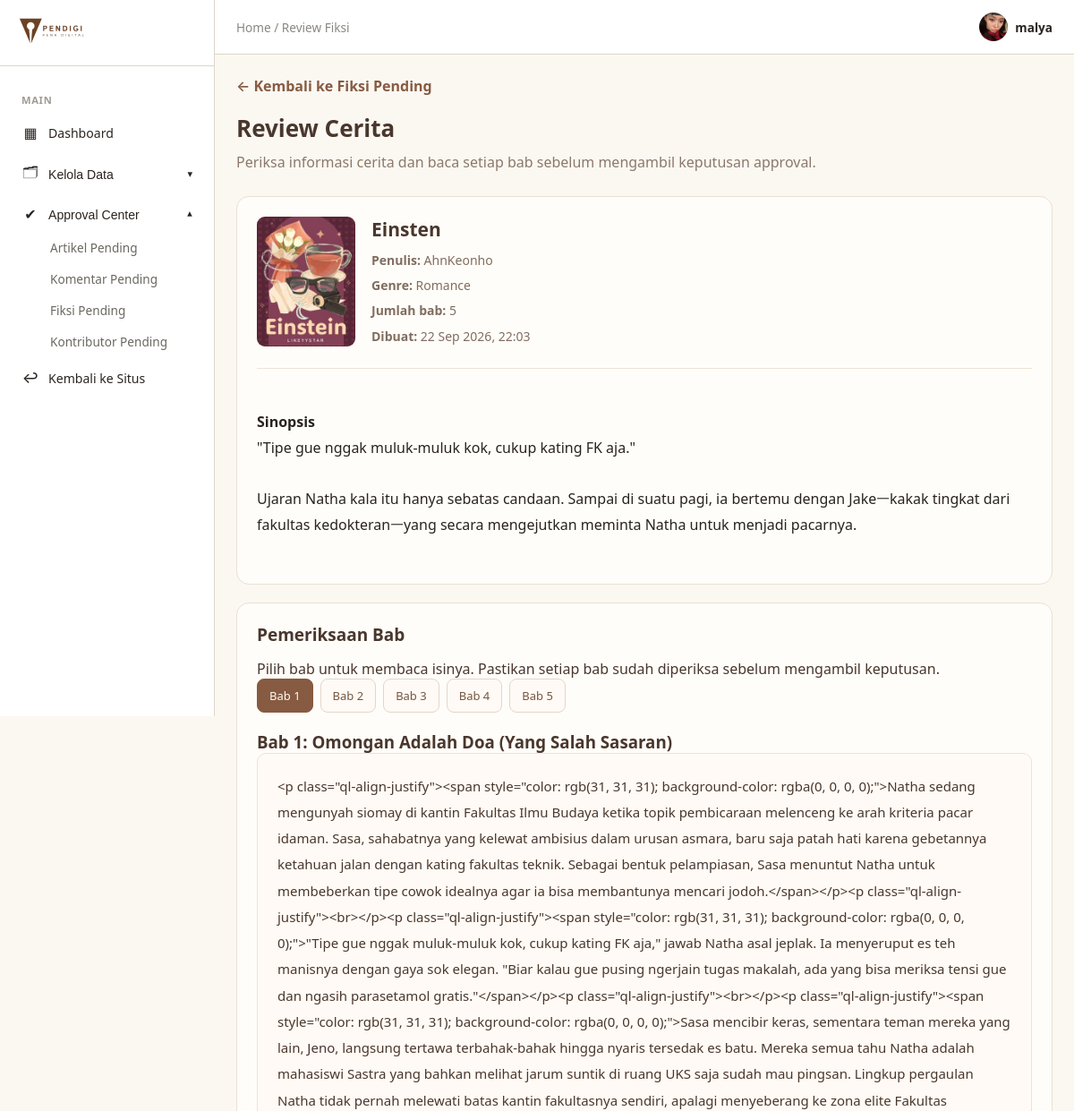
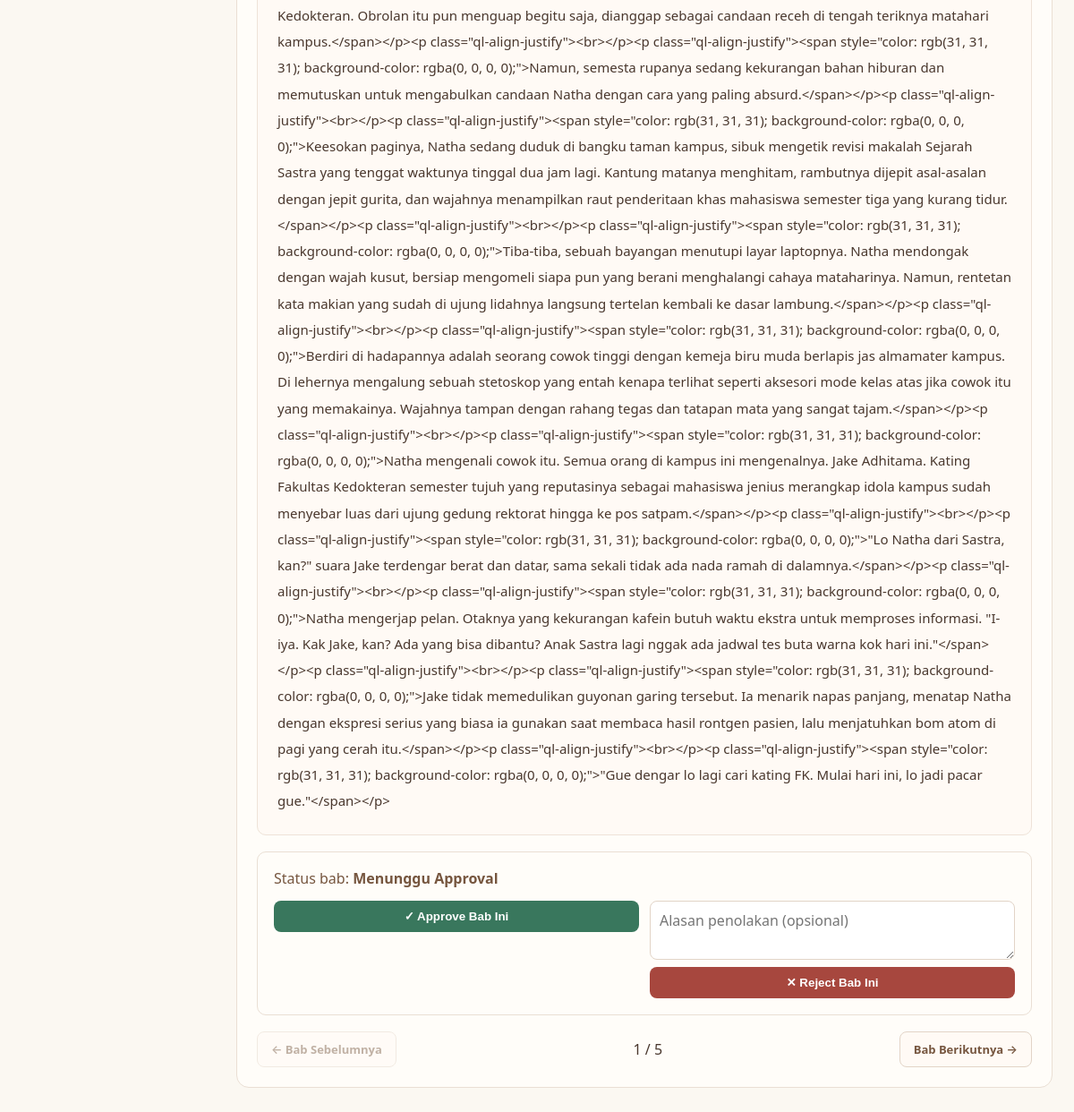
/fiksi/kelola/7/review/ (signed in), run on the app's committed database (2 pictures, top to bottom).
### accounts/models.py (models this page shows, shortened)
class Users(AbstractUser):
    role = models.CharField(
        max_length=20,
        choices=Role.choices,
        default=Role.PEMBACA
    )
    status_kontributor = models.CharField(
        max_length=20,
        choices=StatusKontributor.choices,
        default=StatusKontributor.NONE
    )
    profile_picture = models.ImageField(upload_to='profile_pictures/', null=True, blank=True)
    bio = models.CharField(max_length=150, blank=True)
    banner_picture = models.ImageField(
        upload_to='profile_banners/',
        blank=True,
        null=True,
    )

### fiction/models.py (models this page shows, shortened)
class Stories(models.Model):
    author = models.ForeignKey(
        Users, on_delete=models.CASCADE,
        limit_choices_to={'status_kontributor': StatusKontributor.APPROVED},
        related_name='stories'
    )
    title = models.CharField(max_length=150)
    cover = models.ImageField(upload_to='stories/covers/', null=True, blank=True)
    description = models.TextField()
    genre = models.CharField(max_length=20, choices=GenreFiksi.choices)
    tags = models.CharField(max_length=200, blank=True, help_text="Pisahkan tag dengan spasi")
    target_pembaca = models.CharField(max_length=20, choices=TargetPembaca.choices, default=TargetPembaca.UMUM)
    status = models.CharField(max_length=20, choices=StatusStory.choices, default=StatusStory.PENDING)
    is_completed = models.BooleanField(default=False)
    views_count = models.PositiveIntegerField(default=0)
    created_at = models.DateTimeField(auto_now_add=True)
    published_at = models.DateTimeField(null=True, blank=True)
    class Meta:
        ordering = ['-created_at']
        verbose_name_plural = "Stories"

class Chapters(models.Model):
    story = models.ForeignKey(
        Stories,
        on_delete=models.CASCADE,
        related_name='chapters'
    )
    chapter_number = models.PositiveIntegerField()
    title = models.CharField(max_length=150)
    content = models.TextField()
    status = models.CharField(
        max_length=10,
        choices=StatusChapter.choices,
        default=StatusChapter.PENDING
    )
    rejection_reason = models.TextField(blank=True, default='')
    views_count = models.PositiveIntegerField(default=0)
    created_at = models.DateTimeField(auto_now_add=True)
    updated_at = models.DateTimeField(auto_now=True)
    class Meta:
        ordering = ['chapter_number']
        constraints = [
            models.UniqueConstraint(
                fields=['story', 'chapter_number'],
                name='unique_story_chapter_number'
            )
        ]

### fiction/views.py (the view)
# urls.py: path('kelola/<int:pk>/review/', views.admin_review_story, name='admin_review_story'),
@admin_required
def admin_review_story(request, pk):
    story = get_object_or_404(Stories, pk=pk)
    chapters = story.chapters.all()
    chapter_id = request.GET.get('bab')
    current_chapter = None
    if chapters.exists():
        if chapter_id:
            current_chapter = get_object_or_404(
                chapters,
                pk=chapter_id
            )
        else:
            current_chapter = chapters.first()
    chapter_list = list(chapters)
    current_index = None
    previous_chapter = None
    next_chapter = None
    if current_chapter:
        current_index = chapter_list.index(current_chapter)
        if current_index > 0:
            previous_chapter = chapter_list[current_index - 1]
        if current_index < len(chapter_list) - 1:
            next_chapter = chapter_list[current_index + 1]
    return render(request, 'fiction/admin_review.html', {
        'story': story,
        'chapters': chapters,
        'current_chapter': current_chapter,
        'current_index': current_index,
        'previous_chapter': previous_chapter,
        'next_chapter': next_chapter,
        'breadcrumb': 'Review Fiksi',
        'active_menu': 'approval',
    })

### articles/context_processor.py (called while the page is built)
def navbar_categories(request):
    return {
        'navbar_categories': Categories.objects.all().order_by('name')
    }

### fiction/context_processors.py (called while the page is built)
def fiction_navigation(request):
    all_tags_raw = (
        Stories.objects
        .filter(status=StatusStory.APPROVED)
        .exclude(tags='')
        .values_list('tags', flat=True)
    )
    unique_tags = set()
    for tag_string in all_tags_raw:
        for tag in tag_string.split():
            tag = tag.strip().lower()
            if tag:
                unique_tags.add(tag)
    return {
        'fiction_tags': sorted(unique_tags),
    }

### interactions/context_processors.py (called while the page is built)
def navbar_notifications(request):
    if not request.user.is_authenticated:
        return {
            'navbar_notifications': [],
            'navbar_unread_count': 0,
        }
    from .models import Activity
    activities = (
        Activity.objects
        .filter(recipient=request.user)
        .select_related(
            'actor',
            'article',
            'chapter',
            'chapter__story',
        )
        .order_by('-created_at')
    )
    return {
        'navbar_notifications': activities[:5],
        'navbar_unread_count': activities.filter(
            is_read=False
        ).count(),
    }

### fiction/templates/fiction/admin_review.html (shortened to what this page needs)
{% extends 'admin_base.html' %}
{% load static %}
{% block extra_css %}
<link rel="stylesheet" href="{% static 'css/table.css' %}">
<link rel="stylesheet" href="{% static 'css/dashboard.css' %}">
<link rel="stylesheet" href="{% static 'css/admin.css' %}">
{% endblock %}
{% block admin_content %}
<section class="review-page">
    <a href="{% url 'fiction:admin_pending_stories' %}"
       class="review-back-link">
        ← Kembali ke Fiksi Pending
    </a>
    <header class="review-heading">
        <h1>Review Cerita</h1>
        <p>
            Periksa informasi cerita dan baca setiap bab sebelum
            mengambil keputusan approval.
        </p>
    </header>
    <section class="review-story-card">
        <div class="review-story-info">
            {% if story.cover %}
                <img
                    src="{{ story.cover.url }}"
                    alt="{{ story.title }}"
                    class="review-cover"
                >
            {% else %}
                <div class="review-cover review-cover-placeholder">
                    📖
                </div>
            {% endif %}
            <div class="review-story-details">
                <h2>{{ story.title }}</h2>
                <p>
                    <strong>Penulis:</strong>
                    {{ story.author.username }}
                </p>
                <p>
                    <strong>Genre:</strong>
                    {{ story.get_genre_display }}
                </p>
                <p>
                    <strong>Jumlah bab:</strong>
                    {{ chapters.count }}
                </p>
                <p>
                    <strong>Dibuat:</strong>
                    {{ story.created_at|date:"d M Y, H:i" }}
                </p>
            </div>
        </div>
        {% if story.description %}
            <div class="review-description">
                <strong>Sinopsis</strong>
                <p>{{ story.description }}</p>
            </div>
        {% endif %}
    </section>
    <section class="review-chapter-card">
        <h2 class="review-section-title">Pemeriksaan Bab</h2>
        {% if chapters %}
            <p>
                Pilih bab untuk membaca isinya. Pastikan setiap bab
                sudah diperiksa sebelum mengambil keputusan.
            </p>
            <nav class="review-chapter-nav">
                {% for chapter in chapters %}
                    <a
                        href="?bab={{ chapter.pk }}"
                        class="review-chapter-link
                        {% if current_chapter.pk == chapter.pk %}active{% endif %}"
                    >
                        Bab {{ chapter.chapter_number }}
                    </a>
                {% endfor %}
            </nav>
            {% if current_chapter %}
                <h3>
                    Bab {{ current_chapter.chapter_number }}:
                    {{ current_chapter.title }}
                </h3>
                <div class="review-chapter-content">{{ current_chapter.content }}</div>
                <div class="chapter-review-actions">
                    <div class="chapter-review-status">
                        Status bab:
                        <strong>{{ current_chapter.get_status_display }}</strong>
                    </div>
                    <div class="chapter-review-buttons">
                        <form
                            method="post"
                            action="{% url 'fiction:admin_approve_chapter' story.pk current_chapter.pk %}"
                        >
                            <button type="submit" class="chapter-approve-btn">
                                ✓ Approve Bab Ini
                            </button>
                        </form>
                        <form
                            method="post"
                            action="{% url 'fiction:admin_reject_chapter' story.pk current_chapter.pk %}"
                        >
                            <textarea
                                name="rejection_reason"
                                placeholder="Alasan penolakan (opsional)"
                                rows="2"
                            ></textarea>
                            <button type="submit" class="chapter-reject-btn">
                                ✕ Reject Bab Ini
                            </button>
                        </form>
                    </div>
                </div>
                <div class="review-chapter-footer">
                    {% if previous_chapter %}
                        <a
                            href="?bab={{ previous_chapter.pk }}"
                            class="review-navigation-btn"
                        >
                            ← Bab Sebelumnya
                        </a>
                    {% else %}
                        <span class="review-navigation-btn disabled">
                            ← Bab Sebelumnya
                        </span>
                    {% endif %}
                    <span>
                        {{ current_index|add:1 }} / {{ chapters.count }}
                    </span>
                    {% if next_chapter %}
                        <a
                            href="?bab={{ next_chapter.pk }}"
                            class="review-navigation-btn"
                        >
                            Bab Berikutnya →
                        </a>
                    {% else %}
                        <span class="review-navigation-btn disabled">
                            Bab Berikutnya →
                        </span>
                    {% endif %}
                </div>
            {% endif %}
        {% else %}
            <div class="review-empty">
                Cerita ini belum memiliki bab. Periksa kelengkapan cerita
                sebelum memberikan keputusan.
            </div>
        {% endif %}
    </section>
</section>
{% endblock %}

### templates/admin_base.html (shortened to what this page needs)
{% extends 'base.html' %}
{% load static %}
{% block body %}
  <div class="admin-layout">
    <aside class="admin-sidebar">
      <div class="admin-sidebar-header">
        <img src="{% static 'images/pendigi-logo-tulisan.svg' %}" alt="Pena Digital" class="admin-logo" />
      </div>
      <nav class="admin-nav">
        <span class="admin-nav-group-label">Main</span>
        <a href="{% url 'dashboard' %}" class="admin-nav-link {% if active_menu == 'dashboard' %}is-active{% endif %}"><span class="admin-nav-icon">▦</span> Dashboard</a>
        <div class="admin-nav-dropdown {% if active_menu == 'master' %}is-open{% endif %}">
          <button type="button" class="admin-nav-link admin-nav-dropdown-toggle">
            <span class="admin-nav-icon">🗂</span> Kelola Data
            <span class="admin-nav-caret">▾</span>
          </button>
        </div>
        <div class="admin-nav-dropdown {% if active_menu == 'approval' %}is-open{% endif %}">
          <button type="button" class="admin-nav-link admin-nav-dropdown-toggle">
            <span class="admin-nav-icon">✔</span> Approval Center
            <span class="admin-nav-caret">▾</span>
          </button>
          <div class="admin-nav-submenu">
            <a href="{% url 'articles:admin_article_approval' %}">Artikel Pending</a>
            <a href="{% url 'interactions:admin_comment_approval' %}">Komentar Pending</a>
            <a href="{% url 'fiction:admin_pending_stories' %}">Fiksi Pending</a>
            <a href="{% url 'admin_pending_contributors' %}">Kontributor Pending</a>
          </div>
        </div>
        <a href="{% url 'articles:article_list' %}" class="admin-nav-link"><span class="admin-nav-icon">↩</span> Kembali ke Situs</a>
      </nav>
    </aside>
    <div class="admin-main">
      <header class="admin-topbar">
        <div class="admin-breadcrumb">Home / {{ breadcrumb|default:'Dashboard' }}</div>
        <div class="admin-topbar-right">
          <div class="admin-profile">
            {% if user.profile_picture %}
              <img src="{{ user.profile_picture.url }}" class="admin-profile-avatar" />
            {% else %}
              <div class="admin-profile-avatar admin-avatar-placeholder">{{ user.username|first|upper }}</div>
            {% endif %}
            <span>{{ user.username }}</span>
          </div>
        </div>
      </header>
      <main class="admin-content">
        {% block admin_content %}
        {% endblock %}
      </main>
    </div>
  </div>
{% endblock %}

### static/css/base.css (style rules this page uses)
:root { --paper: #FBF8F2; --ink: #2F5D50; --ink-dark: #234840; --brown: #6B4226; --brown-dark: #54331d; --divider: #DDD6C9; --text: #2A2420; }
* { box-sizing: border-box; margin: 0; padding: 0; }
body { font-family: system-ui, -apple-system, sans-serif; background: var(--paper); color: var(--text); }
a { color: inherit; }

### static/css/table.css (style rules this page uses)
.review-cover { width: 160px; flex-shrink: 0; }
.review-description { margin-top: 10px; line-height: 1.6; color: var(--text); }

### static/css/admin.css (style rules this page uses)
* { box-sizing: border-box; }
.admin-layout { display: flex; min-height: 100vh; background: var(--paper); }
.admin-sidebar { width: 240px; background: #fff; border-right: 1px solid var(--divider); flex-shrink: 0; display: flex; flex-direction: column; position: sticky; top: 0; height: 100vh; overflow-y: auto; }
.admin-sidebar-header { padding: 20px; border-bottom: 1px solid var(--divider); }
.admin-logo { height: 28px; }
.admin-nav { padding: 16px 12px; display: flex; flex-direction: column; gap: 2px; }
.admin-nav-group-label { font-size: 0.7rem; font-weight: 700; text-transform: uppercase; letter-spacing: 0.06em; color: #a09c92; padding: 14px 12px 6px; }
.admin-nav-link { display: flex; align-items: center; gap: 10px; padding: 10px 12px; border-radius: 8px; color: var(--text); text-decoration: none; font-size: 0.88rem; font-weight: 500; background: none; border: none; width: 100%; text-align: left; cursor: pointer; }
.admin-nav-icon { font-size: 1rem; width: 20px; text-align: center; }
.admin-nav-caret { margin-left: auto; font-size: 0.7rem; transition: transform .15s ease; }
.admin-nav-dropdown.is-open .admin-nav-caret { transform: rotate(180deg); }
.admin-nav-submenu { display: none; flex-direction: column; padding-left: 32px; }
.admin-nav-dropdown.is-open .admin-nav-submenu { display: flex; }
.admin-nav-submenu a { padding: 8px 12px; font-size: 0.85rem; color: #6b6862; text-decoration: none; border-radius: 6px; }
.admin-main { flex: 1; min-width: 0; }
.admin-topbar { background: #fff; border-bottom: 1px solid var(--divider); padding: 14px 24px; display: flex; justify-content: space-between; align-items: center; }
.admin-breadcrumb { font-size: 0.85rem; color: #8a8880; }
.admin-topbar-right { display: flex; align-items: center; gap: 18px; }
.admin-profile { display: flex; align-items: center; gap: 8px; font-size: 0.85rem; font-weight: 600; }
.admin-profile-avatar { width: 32px; height: 32px; border-radius: 50%; object-fit: cover; }
.admin-content { padding: 24px; max-width: 1200px; }

### data on the page
Users: profile_picture (picture), username "malya"
Stories: cover (picture), title "Einsten", author.username "AhnKeonho", genre "Romance", created_at "22 Sep 2026, 22:03", description "\"Tipe gue nggak muluk-muluk kok, cukup kating FK aja.\" Ujaran Natha kala itu hanya sebatas candaan. Sampai di suatu pagi, ia bertemu dengan Jakeㅡkakak tingkat dari fakultas kedokteranㅡyang secara mengejutkan meminta Natha untuk menjadi pacarnya."
Chapters: chapter_number "1", title "Omongan Adalah Doa (Yang Salah Sasaran)", content "<p class=\"ql-align-justify\"><span style=\"color: rgb(31, 31, 31); background-color: rgba(0, 0, 0, 0);\">Natha sedang mengunyah siomay di kantin Fakultas Ilmu Budaya ketika topik pembicaraan melenceng ke arah kriteria pacar idaman. Sasa, sahabatnya yang kelewat ambisius dalam urusan asmara, baru saja patah hati karena gebetannya ketahuan jalan dengan kating fakultas teknik. Sebagai bentuk pelampiasan, Sasa menuntut Natha untuk membeberkan tipe cowok idealnya agar ia bisa membantunya mencari jodoh.</span></p><p class=\"ql-align-justify\"><br></p><p class=\"ql-align-justify\"><span style=\"color: rgb(31, 31, 31); background-color: rgba(0, 0, 0, 0);\">\"Tipe gue nggak muluk-muluk kok, cukup kating FK…", status "Menunggu Approval"
Chapters: chapter_number "2"
Chapters: chapter_number "3"
Chapters: chapter_number "4"
Chapters: chapter_number "5"

### other printed values
{{ breadcrumb|default:'Dashboard' }} "Review Fiksi"
{{ chapters.count }} "5"
{{ current_index|add:1 }} "1"
